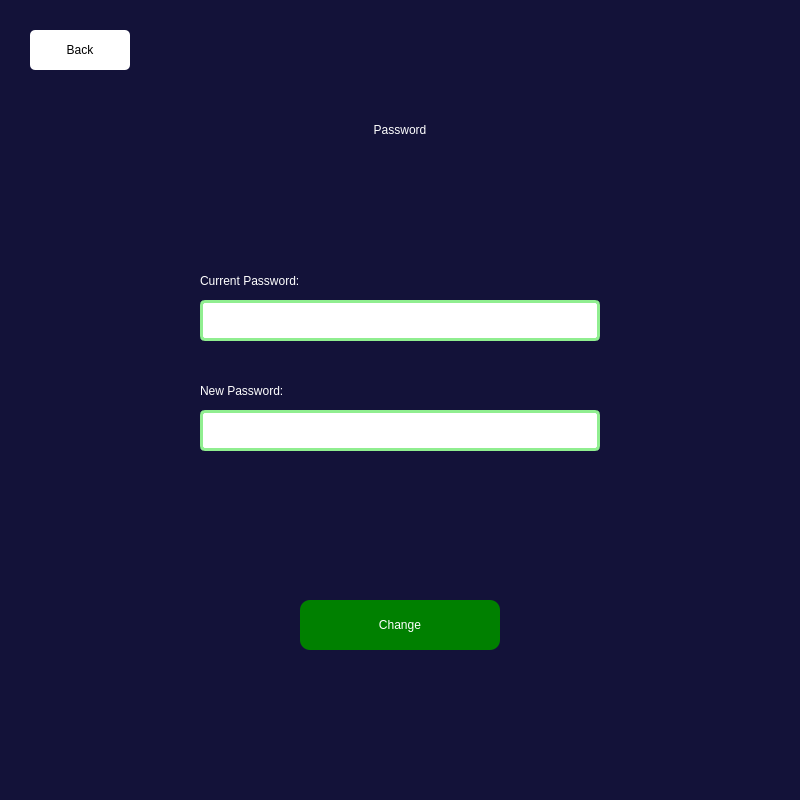
<?xml version="1.0" encoding="UTF-8"?>
<ui version="4.0">
 <class>Dialog</class>
 <widget class="QDialog" name="Dialog">
  <property name="geometry">
   <rect>
    <x>0</x>
    <y>0</y>
    <width>800</width>
    <height>800</height>
   </rect>
  </property>
  <property name="windowTitle">
   <string>Dialog</string>
  </property>
  <property name="styleSheet">
   <string notr="true">background-color:#131239;</string>
  </property>
  <widget class="QLabel" name="label">
   <property name="geometry">
    <rect>
     <x>230</x>
     <y>90</y>
     <width>340</width>
     <height>80</height>
    </rect>
   </property>
   <property name="styleSheet">
    <string notr="true">font: 36pt &quot;Copperplate Gothic Light&quot;;
color:white;

</string>
   </property>
   <property name="text">
    <string>Password</string>
   </property>
   <property name="alignment">
    <set>Qt::AlignCenter</set>
   </property>
  </widget>
  <widget class="QPushButton" name="f_back">
   <property name="geometry">
    <rect>
     <x>30</x>
     <y>30</y>
     <width>100</width>
     <height>40</height>
    </rect>
   </property>
   <property name="styleSheet">
    <string notr="true">font: 75 italic 14pt &quot;Georgia&quot;;
background:white;
border-radius:5px;
color:black;</string>
   </property>
   <property name="text">
    <string>Back</string>
   </property>
   <property name="icon">
    <iconset>
     <normaloff>../Images and icon/Back.png</normaloff>../Images and icon/Back.png</iconset>
   </property>
   <property name="iconSize">
    <size>
     <width>20</width>
     <height>20</height>
    </size>
   </property>
   <property name="default">
    <bool>false</bool>
   </property>
  </widget>
  <widget class="QLabel" name="label_4">
   <property name="geometry">
    <rect>
     <x>200</x>
     <y>260</y>
     <width>211</width>
     <height>41</height>
    </rect>
   </property>
   <property name="styleSheet">
    <string notr="true">font: 15pt &quot;Georgia&quot;;
color:white;</string>
   </property>
   <property name="text">
    <string>Current Password:</string>
   </property>
   <property name="alignment">
    <set>Qt::AlignLeading|Qt::AlignLeft|Qt::AlignVCenter</set>
   </property>
  </widget>
  <widget class="QLabel" name="label_5">
   <property name="geometry">
    <rect>
     <x>200</x>
     <y>370</y>
     <width>211</width>
     <height>41</height>
    </rect>
   </property>
   <property name="styleSheet">
    <string notr="true">font: 15pt &quot;Georgia&quot;;
color:white;</string>
   </property>
   <property name="text">
    <string>New Password:</string>
   </property>
   <property name="alignment">
    <set>Qt::AlignLeading|Qt::AlignLeft|Qt::AlignVCenter</set>
   </property>
  </widget>
  <widget class="QPushButton" name="f_passchange">
   <property name="geometry">
    <rect>
     <x>300</x>
     <y>600</y>
     <width>200</width>
     <height>50</height>
    </rect>
   </property>
   <property name="styleSheet">
    <string notr="true">font: 16pt &quot;Arial Rounded MT Bold&quot;;
padding:0px 10px 0px 10px;
background-color:green;
color:white;
border-radius:10px;</string>
   </property>
   <property name="text">
    <string>Change</string>
   </property>
  </widget>
  <widget class="QLineEdit" name="f_cu_password">
   <property name="geometry">
    <rect>
     <x>200</x>
     <y>300</y>
     <width>400</width>
     <height>41</height>
    </rect>
   </property>
   <property name="font">
    <font>
     <pointsize>11</pointsize>
    </font>
   </property>
   <property name="styleSheet">
    <string notr="true">padding:0px 10px 0px 10px;
border-radius:5px;
border:3px solid lightgreen;
background-color:white;</string>
   </property>
   <property name="placeholderText">
    <string/>
   </property>
  </widget>
  <widget class="QLineEdit" name="f_new_password">
   <property name="geometry">
    <rect>
     <x>200</x>
     <y>410</y>
     <width>400</width>
     <height>41</height>
    </rect>
   </property>
   <property name="font">
    <font>
     <pointsize>11</pointsize>
    </font>
   </property>
   <property name="styleSheet">
    <string notr="true">padding:0px 10px 0px 10px;
border-radius:5px;
border:3px solid lightgreen;
background-color:white;</string>
   </property>
   <property name="placeholderText">
    <string/>
   </property>
  </widget>
  <widget class="QLabel" name="f_response">
   <property name="geometry">
    <rect>
     <x>150</x>
     <y>460</y>
     <width>500</width>
     <height>30</height>
    </rect>
   </property>
   <property name="styleSheet">
    <string notr="true">font: 11pt &quot;Meiryo UI&quot;;
color:red;</string>
   </property>
   <property name="text">
    <string/>
   </property>
   <property name="alignment">
    <set>Qt::AlignCenter</set>
   </property>
  </widget>
 </widget>
 <resources/>
 <connections/>
</ui>
